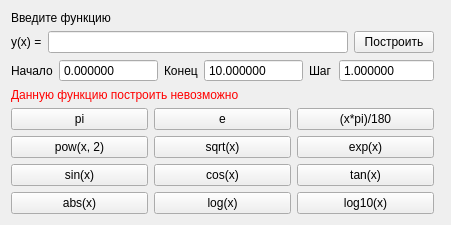
<?xml version="1.0" encoding="UTF-8"?>
<ui version="4.0">
 <class>FuncToGraphWindow</class>
 <widget class="QWidget" name="FuncToGraphWindow">
  <property name="geometry">
   <rect>
    <x>0</x>
    <y>0</y>
    <width>350</width>
    <height>175</height>
   </rect>
  </property>
  <property name="windowTitle">
   <string>График функции</string>
  </property>
  <layout class="QGridLayout" name="gridLayout">
   <item row="0" column="0" colspan="4">
    <widget class="QLabel" name="l_function">
     <property name="text">
      <string>Введите функцию</string>
     </property>
    </widget>
   </item>
   <item row="1" column="0">
    <widget class="QLabel" name="l_y">
     <property name="text">
      <string>y(x) =</string>
     </property>
    </widget>
   </item>
   <item row="1" column="1">
    <widget class="QLineEdit" name="le_function">
     <property name="styleSheet">
      <string notr="true"/>
     </property>
    </widget>
   </item>
   <item row="1" column="2">
    <widget class="QPushButton" name="pb_draw">
     <property name="sizePolicy">
      <sizepolicy hsizetype="Fixed" vsizetype="Fixed">
       <horstretch>0</horstretch>
       <verstretch>0</verstretch>
      </sizepolicy>
     </property>
     <property name="minimumSize">
      <size>
       <width>0</width>
       <height>20</height>
      </size>
     </property>
     <property name="text">
      <string>Построить</string>
     </property>
    </widget>
   </item>
   <item row="2" column="0" colspan="3">
    <layout class="QHBoxLayout" name="hl_params">
     <item>
      <widget class="QLabel" name="l_start">
       <property name="text">
        <string>Начало</string>
       </property>
      </widget>
     </item>
     <item>
      <widget class="QDoubleSpinBox" name="dsb_start">
       <property name="buttonSymbols">
        <enum>QAbstractSpinBox::NoButtons</enum>
       </property>
       <property name="correctionMode">
        <enum>QAbstractSpinBox::CorrectToNearestValue</enum>
       </property>
       <property name="decimals">
        <number>6</number>
       </property>
       <property name="minimum">
        <double>-999999.999998999992386</double>
       </property>
       <property name="maximum">
        <double>999999.999998999992386</double>
       </property>
       <property name="value">
        <double>0.000000000000000</double>
       </property>
      </widget>
     </item>
     <item>
      <widget class="QLabel" name="l_end">
       <property name="text">
        <string>Конец</string>
       </property>
      </widget>
     </item>
     <item>
      <widget class="QDoubleSpinBox" name="dsb_end">
       <property name="buttonSymbols">
        <enum>QAbstractSpinBox::NoButtons</enum>
       </property>
       <property name="correctionMode">
        <enum>QAbstractSpinBox::CorrectToNearestValue</enum>
       </property>
       <property name="decimals">
        <number>6</number>
       </property>
       <property name="minimum">
        <double>-999999.999998999992386</double>
       </property>
       <property name="maximum">
        <double>999999.999998999992386</double>
       </property>
       <property name="value">
        <double>10.000000000000000</double>
       </property>
      </widget>
     </item>
     <item>
      <widget class="QLabel" name="l_step">
       <property name="text">
        <string>Шаг</string>
       </property>
      </widget>
     </item>
     <item>
      <widget class="QDoubleSpinBox" name="dsb_step">
       <property name="buttonSymbols">
        <enum>QAbstractSpinBox::NoButtons</enum>
       </property>
       <property name="correctionMode">
        <enum>QAbstractSpinBox::CorrectToNearestValue</enum>
       </property>
       <property name="decimals">
        <number>6</number>
       </property>
       <property name="minimum">
        <double>0.000001000000000</double>
       </property>
       <property name="maximum">
        <double>999999.999998999992386</double>
       </property>
       <property name="value">
        <double>1.000000000000000</double>
       </property>
      </widget>
     </item>
    </layout>
   </item>
   <item row="5" column="0" colspan="3">
    <layout class="QGridLayout" name="gl_fxs">
     <item row="3" column="1">
      <widget class="QPushButton" name="pb_sin">
       <property name="text">
        <string>sin(x)</string>
       </property>
      </widget>
     </item>
     <item row="2" column="1">
      <widget class="QPushButton" name="pb_pow">
       <property name="text">
        <string>pow(x, 2)</string>
       </property>
      </widget>
     </item>
     <item row="2" column="3">
      <widget class="QPushButton" name="pb_sqrt">
       <property name="text">
        <string>sqrt(x)</string>
       </property>
      </widget>
     </item>
     <item row="3" column="3">
      <widget class="QPushButton" name="pb_cos">
       <property name="text">
        <string>cos(x)</string>
       </property>
      </widget>
     </item>
     <item row="3" column="4">
      <widget class="QPushButton" name="pb_tan">
       <property name="text">
        <string>tan(x)</string>
       </property>
      </widget>
     </item>
     <item row="1" column="3">
      <widget class="QPushButton" name="pb_e">
       <property name="text">
        <string>e</string>
       </property>
      </widget>
     </item>
     <item row="4" column="1">
      <widget class="QPushButton" name="pb_abs">
       <property name="text">
        <string>abs(x)</string>
       </property>
      </widget>
     </item>
     <item row="2" column="4">
      <widget class="QPushButton" name="pb_exp">
       <property name="text">
        <string>exp(x)</string>
       </property>
      </widget>
     </item>
     <item row="4" column="3">
      <widget class="QPushButton" name="pb_log">
       <property name="text">
        <string>log(x)</string>
       </property>
      </widget>
     </item>
     <item row="4" column="4">
      <widget class="QPushButton" name="pb_log10">
       <property name="text">
        <string>log10(x)</string>
       </property>
      </widget>
     </item>
     <item row="1" column="1">
      <widget class="QPushButton" name="pb_pi">
       <property name="text">
        <string>pi</string>
       </property>
      </widget>
     </item>
     <item row="1" column="4">
      <widget class="QPushButton" name="pb_rad">
       <property name="text">
        <string>(x*pi)/180</string>
       </property>
      </widget>
     </item>
    </layout>
   </item>
   <item row="4" column="0" colspan="3">
    <spacer name="vs">
     <property name="orientation">
      <enum>Qt::Vertical</enum>
     </property>
     <property name="sizeHint" stdset="0">
      <size>
       <width>20</width>
       <height>40</height>
      </size>
     </property>
    </spacer>
   </item>
   <item row="3" column="0" colspan="4">
    <widget class="QLabel" name="l_invalid">
     <property name="styleSheet">
      <string notr="true">color: rgb(255, 0, 0);</string>
     </property>
     <property name="text">
      <string>Данную функцию построить невозможно</string>
     </property>
    </widget>
   </item>
  </layout>
 </widget>
 <resources/>
 <connections/>
</ui>
